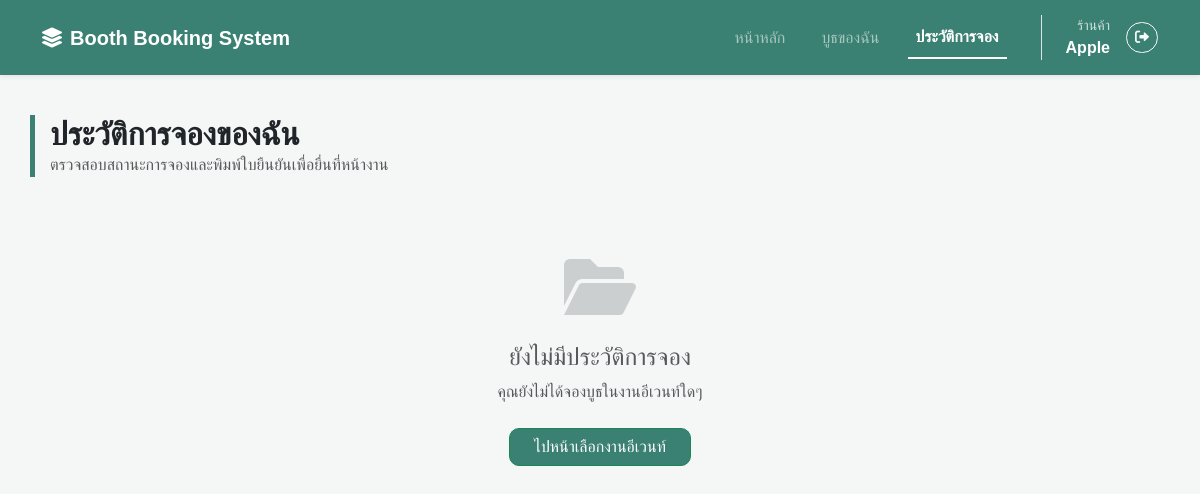
/Final/my_bookings.php (signed in), run on an earlier commit of the app's database.
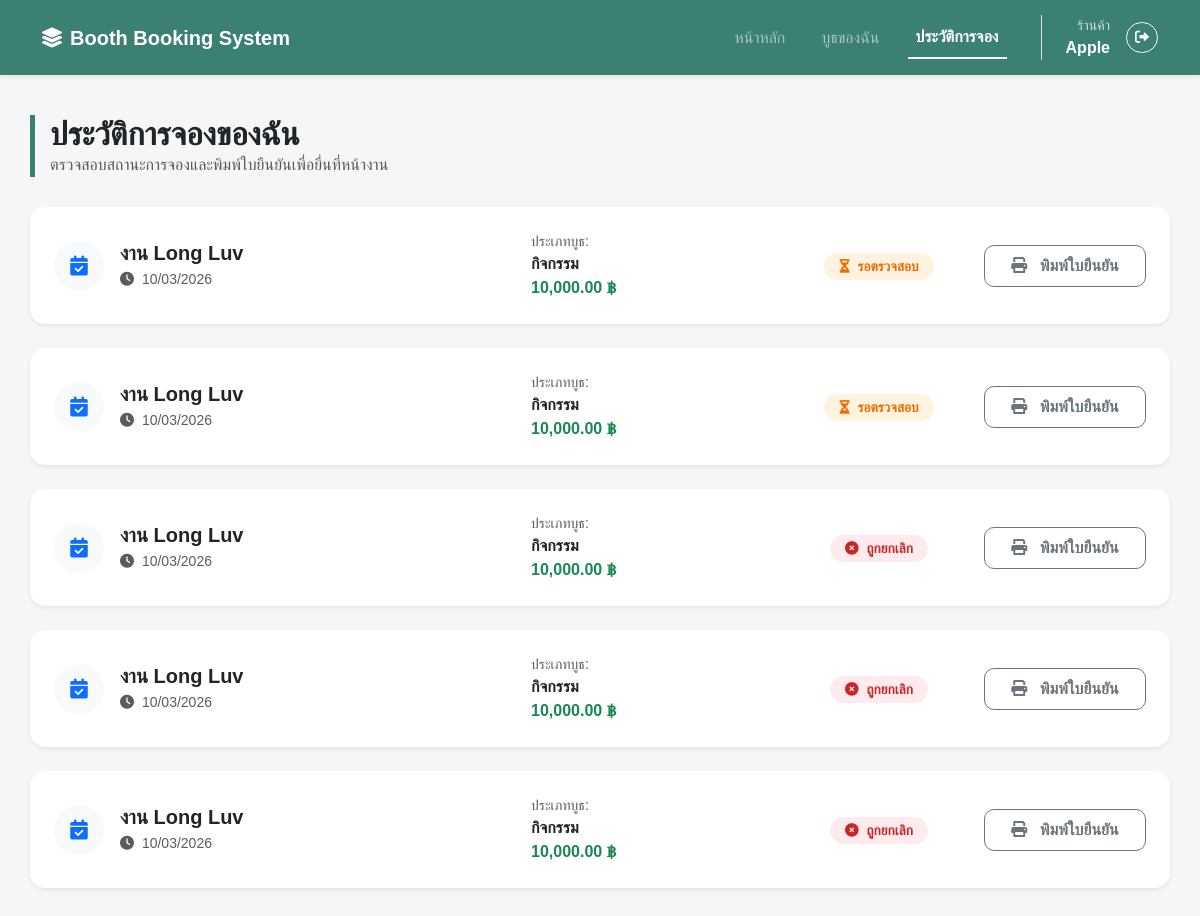
And on a later commit of the database.
### tables this page shows
CREATE TABLE `event_bookings` (
  `id` int(11) NOT NULL,
  `event_id` int(11) DEFAULT NULL,
  `type_id` int(11) DEFAULT NULL,
  `owner_id` int(11) DEFAULT NULL,
  `customer_name` varchar(255) NOT NULL,
  `customer_phone` varchar(20) NOT NULL,
  `payment_slip` varchar(255) DEFAULT NULL,
  `booking_status` enum('pending','confirmed','cancelled') DEFAULT 'pending',
  `created_at` timestamp NOT NULL DEFAULT current_timestamp()
);

CREATE TABLE `events` (
  `id` int(11) NOT NULL,
  `event_name` varchar(255) NOT NULL,
  `event_date` date NOT NULL,
  `location` varchar(255) DEFAULT NULL,
  `created_at` timestamp NOT NULL DEFAULT current_timestamp()
);

CREATE TABLE `booth_types` (
  `id` int(11) NOT NULL,
  `event_id` int(11) DEFAULT NULL,
  `type_name` varchar(100) NOT NULL,
  `price` decimal(10,2) DEFAULT 0.00,
  `total_slots` int(11) NOT NULL
);

### Final/my_bookings.php (the view, shortened to what the changed rows need)
<?php
include 'config.php';
$owner_id = $_SESSION['owner_id'];
$sql = "SELECT b.*, e.event_name, e.event_date, t.type_name, t.price
        FROM event_bookings b
        LEFT JOIN events e ON b.event_id = e.id
        LEFT JOIN booth_types t ON b.type_id = t.id
        WHERE b.owner_id = ?
        ORDER BY b.id DESC";
$stmt = $conn->prepare($sql);
$stmt->execute([$owner_id]);
$bookings = $stmt->fetchAll();
?>
<!DOCTYPE html>
<html lang="th">
<head>
    <link href="https://cdn.jsdelivr.net/npm/bootstrap@5.3.0/dist/css/bootstrap.min.css" rel="stylesheet">
    <link rel="stylesheet" href="https://cdnjs.cloudflare.com/ajax/libs/font-awesome/6.0.0/css/all.min.css">
</head>
<body>
<div class="container main-container">
    <div class="page-title">
        <h2 class="fw-bold mb-0">ประวัติการจองของฉัน</h2>
    </div>
    <div class="row g-4">
        <?php if (count($bookings) > 0): ?>
            <?php foreach ($bookings as $b): ?>
            <div class="col-12">
                <div class="card booking-card shadow-sm p-3 p-md-4">
                    <div class="row align-items-center">
                        <div class="col-md-5 mb-3 mb-md-0">
                            <div class="d-flex align-items-center">
                                <div class="rounded-circle bg-light d-flex align-items-center justify-content-center text-primary mb-0 me-3" style="width: 50px; height: 50px;">
                                    <i class="fas fa-calendar-check fa-lg"></i>
                                </div>
                                <div>
                                    <h5 class="fw-bold mb-1 text-dark"><?php echo htmlspecialchars($b['event_name']); ?></h5>
                                    <p class="mb-0 text-muted small">
                                        <i class="fas fa-clock me-1"></i> <?php echo date('d/m/Y', strtotime($b['event_date'])); ?>
                                    </p>
                                </div>
                            </div>
                        </div>
                        <div class="col-md-3 mb-3 mb-md-0 border-start-md ps-md-4">
                            <div class="small text-muted">ประเภทบูธ:</div>
                            <div class="fw-bold"><?php echo htmlspecialchars($b['type_name']); ?></div>
                            <div class="text-success fw-bold"><?php echo number_format($b['price'], 2); ?> ฿</div>
                        </div>
                        <div class="col-md-2 text-md-center mb-3 mb-md-0">
                            <?php if($b['booking_status'] == 'pending'): ?>
                                <span class="status-badge status-pending"><i class="fas fa-hourglass-half me-1"></i> รอตรวจสอบ</span>
                            <?php elseif($b['booking_status'] == 'confirmed'): ?>
                                <span class="status-badge status-confirmed"><i class="fas fa-check-circle me-1"></i> ยืนยันแล้ว</span>
                            <?php else: ?>
                                <span class="status-badge status-cancelled"><i class="fas fa-times-circle me-1"></i> ถูกยกเลิก</span>
                            <?php endif; ?>
                        </div>
                        <div class="col-md-2 text-md-end">
                            <a href="booking_receipt.php?id=<?php echo $b['id']; ?>" class="btn btn-outline-secondary btn-print w-100 w-md-auto py-2">
                                <i class="fas fa-print me-2"></i> พิมพ์ใบยืนยัน
                            </a>
                        </div>
                    </div>
                </div>
            </div>
            <?php endforeach; ?>
        <?php else: ?>
            <div class="col-12 text-center py-5">
                <div class="mb-4">
                    <i class="fas fa-folder-open fa-4x text-muted opacity-25"></i>
                </div>
                <h4 class="text-muted">ยังไม่มีประวัติการจอง</h4>
                <p class="text-muted mb-4">คุณยังไม่ได้จองบูธในงานอีเวนท์ใดๆ</p>
                <a href="index.php" class="btn btn-success px-4" style="background: var(--su-green); border-radius: 10px;">ไปหน้าเลือกงานอีเวนท์</a>
            </div>
        <?php endif; ?>
    </div>
</div>
</body>
</html>

What changed in the data, as far as the page shows it:
added event_bookings: event.event_name "งาน Long Luv", event.event_date "10/03/2026", type.type_name "กิจกรรม", type.price "10,000.00", booking_status "pending" (drawn)
added event_bookings: event.event_name "งาน Long Luv", event.event_date "10/03/2026", type.type_name "กิจกรรม", type.price "10,000.00", booking_status "pending" (drawn)
added event_bookings: event.event_name "งาน Long Luv", event.event_date "10/03/2026", type.type_name "กิจกรรม", type.price "10,000.00", booking_status "cancelled" (drawn)
added event_bookings: event.event_name "งาน Long Luv", event.event_date "10/03/2026", type.type_name "กิจกรรม", type.price "10,000.00", booking_status "cancelled" (drawn)
added event_bookings: event.event_name "งาน Long Luv", event.event_date "10/03/2026", type.type_name "กิจกรรม", type.price "10,000.00", booking_status "cancelled" (drawn)
Also different on the page:
text no longer shown: "ยังไม่มีประวัติการจอง คุณยังไม่ได้จองบูธในงานอีเวนท์ใดๆ ไปหน้าเลือกงานอีเวนท์"
